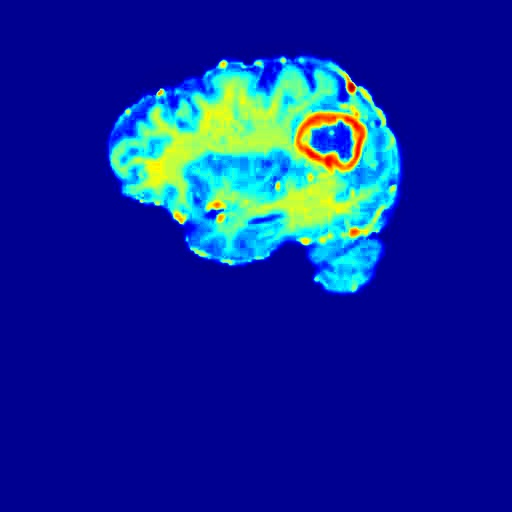
#> input picture submissions-team/vijai-m/vijai-m/data/brain-tumor/train/images/00097_106.jpg, 512 x 512 px; its folder holds only this picture in this run
$ jupyter execute --allow-errors data_exploration.ipynb
#> lines starting #> are read from the running program, lines starting #| are printed output that depends on the picture
[cell 1]
import os
import matplotlib.pyplot as plt
import seaborn as sns
import pandas as pd
import numpy as np
from PIL import Image
from collections import Counter

[cell 2]
# Define dataset paths
image_dir = "../data/brain-tumor/train/images"
label_dir = "../data/brain-tumor/train/labels"

# Get image and label filenames
image_files = sorted(os.listdir(image_dir))
#> (the rest of this cell did not finish here and is left out)

[cell 3]
# Function to extract class labels
def extract_labels(label_dir):
    labels = []

    for label_file in sorted(os.listdir(label_dir)):
        label_path = os.path.join(label_dir, label_file)

        with open(label_path, "r") as f:
            first_line = f.readline().strip()  # Read the first line
            class_label = int(first_line.split()[0])  # Extract the first byte (0 or 1)
            labels.append(class_label)

    return labels

# Extract labels from dataset
#> (the rest of this cell did not finish here and is left out)

#> (a cell that did not finish here is left out)

[cell 5]
import random
from PIL import Image

# Function to display random samples with labels
def plot_sample_images(image_dir, label_dir, num_samples=6):
    fig, axes = plt.subplots(2, 3, figsize=(12, 8))  # 2 rows, 3 columns
    axes = axes.flatten()

    sample_indices = random.sample(range(len(image_files)), num_samples)

    for i, idx in enumerate(sample_indices):
        img_path = os.path.join(image_dir, image_files[idx])
        label_path = os.path.join(label_dir, label_files[idx])

        # Open image
        img = Image.open(img_path)

        # Extract label
        with open(label_path, "r") as f:
            label = int(f.readline().strip().split()[0])

        # Plot
        axes[i].imshow(img)
        axes[i].set_title(f"Label: {'Positive' if label == 1 else 'Negative'}")
        axes[i].axis("off")

    plt.tight_layout()
    plt.show()

# Run function
#> (the rest of this cell did not finish here and is left out)

[cell 6]
import os
from collections import Counter


# Path to training labels
train_label_dir = "../data/brain-tumor/train/labels"  # Update this path

# Function to count positive and negative labels
def count_labels(label_dir):
    label_counts = Counter()

    for label_file in os.listdir(label_dir):
        label_path = os.path.join(label_dir, label_file)

        with open(label_path, "r") as f:
            first_line = f.readline().strip()  # Read the first line
            class_label = int(first_line.split()[0])  # Extract the first byte (0 or 1)
            label_counts[class_label] += 1  # Update counter

    return label_counts

# Count labels in the training set
#> (the rest of this cell did not finish here and is left out)

[cell 7]
import os

# Path to validation annotation files
val_labels_path = "../data/brain-tumor/valid/labels"

# Count classes
negative_count = 0
positive_count = 0

# Iterate through all annotation files
#> (the rest of this cell did not finish here and is left out)

[cell 8]
import matplotlib.pyplot as plt
import cv2
import random

# Paths to validation images and labels
val_images_path = "../data/brain-tumor/valid/images"
val_labels_path = "../data/brain-tumor/valid/labels"

# Function to load images of a given class
def load_sample_images(class_label, num_samples=5):
    sample_images = []

    for label_file in os.listdir(val_labels_path):
        with open(os.path.join(val_labels_path, label_file), 'r') as file:
            first_line = file.readline().strip()
            label = int(first_line.split()[0])
            if label == class_label:
                image_filename = label_file.replace(".txt", ".jpg")  # Assuming images are .jpg
                image_path = os.path.join(val_images_path, image_filename)
                if os.path.exists(image_path):
                    sample_images.append(image_path)

    return random.sample(sample_images, min(len(sample_images), num_samples))

# Load images
#> (the rest of this cell did not finish here and is left out)

[cell 9]
import tensorflow as tf

[cell 10]
tf.__version__

[cell 11]
import os
import cv2
import matplotlib.pyplot as plt

# Define dataset paths
image_dir = "../data/brain-tumor/train/images"
label_dir = "../data/brain-tumor/train/labels"

# Function to convert YOLO format to pixel values
# [13 lines left out: function yolo_to_bbox, not called in this run]

# Get a few sample images
sample_images = os.listdir(image_dir)[:5]

for img_file in sample_images:
    # Load image
    img_path = os.path.join(image_dir, img_file)
    image = cv2.imread(img_path)
#> image is the input picture: shape (512, 512, 3); mean B, G, R 151.7, 37.2, 13.5
    image = cv2.cvtColor(image, cv2.COLOR_BGR2RGB)
    img_height, img_width, _ = image.shape
#> img_height = 512; img_width = 512

    # Load corresponding label
    label_file = img_file.replace(".jpg", ".txt")  # Assuming images are .jpg
    label_path = os.path.join(label_dir, label_file)

    if os.path.exists(label_path):
        with open(label_path, "r") as f:
            for line in f.readlines():
                class_id, x1, y1, x2, y2 = yolo_to_bbox(line, img_width, img_height)
                # Draw bounding box
                cv2.rectangle(image, (x1, y1), (x2, y2), (255, 0, 0), 2)

    # Display the image
    plt.figure(figsize=(6, 6))
    plt.imshow(image)
    plt.title(f"Sample: {img_file}")
    plt.axis("off")
    plt.show()

[cell 12]
import os
import cv2
import matplotlib.pyplot as plt

# Define paths
image_dir = "../data/brain-tumor/valid/images"
label_dir = "../data/brain-tumor/valid/labels"

# Get all image files
image_files = [f for f in os.listdir(image_dir) if f.endswith((".jpg", ".png"))]

# Define function to draw bounding boxes
# [39 lines left out: function draw_boxes, not called in this run]

# Display all images with bounding boxes
plt.figure(figsize=(10, 10))
for idx, img_file in enumerate(image_files[23:24]):  # Display up to 9 images
    img_path = os.path.join(image_dir, img_file)
    label_path = os.path.join(label_dir, img_file.replace(".jpg", ".txt"))

    img_with_boxes = draw_boxes(img_path, label_path)

    plt.subplot(3, 3, idx + 1)
    plt.imshow(img_with_boxes)
    plt.axis("off")

plt.tight_layout()
plt.show()

[cell 13]
import os
import cv2
import matplotlib.pyplot as plt

# Define image directory
image_dir = "../data/brain-tumor/train/images"
output_dir = "../data/brain-tumor/train/colorized_images"

# Ensure output directory exists
os.makedirs(output_dir, exist_ok=True)

def enhance_and_colorize(image_path, save_path):
    """Apply CLAHE (Contrast Limited Adaptive Histogram Equalization) and colorize."""
    gray_image = cv2.imread(image_path, cv2.IMREAD_GRAYSCALE)
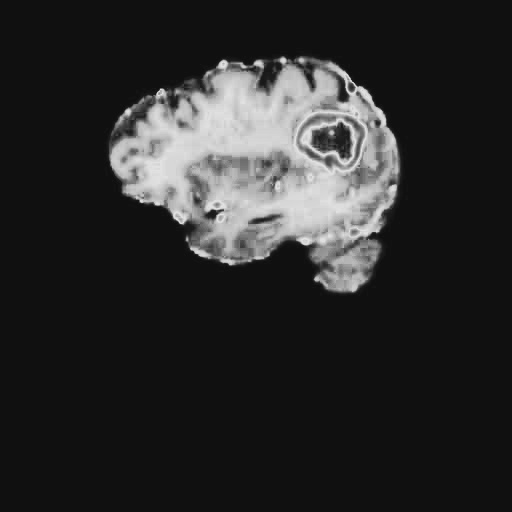
#> gray_image: shape (512, 512); min 12, max 230, mean 42.8

    if gray_image is None:
        print(f"Skipping {image_path}, unable to load image.")
        return

    # Apply CLAHE
    clahe = cv2.createCLAHE(clipLimit=3.0, tileGridSize=(8, 8))
    enhanced_img = clahe.apply(gray_image)
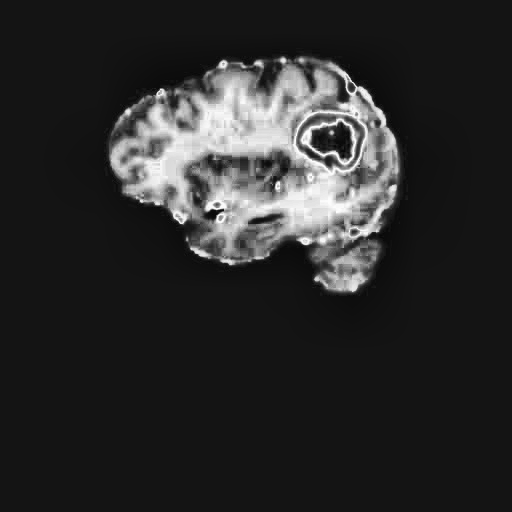
#> enhanced_img: shape (512, 512); min 2, max 254, mean 43

    # Convert to color
    color_image = cv2.applyColorMap(enhanced_img, cv2.COLORMAP_JET)
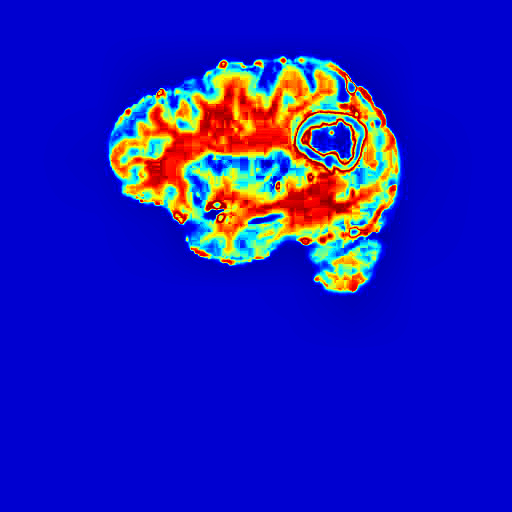
#> color_image: shape (512, 512, 3); mean B, G, R 185.9, 26.1, 27.8

    # Save output image
    cv2.imwrite(save_path, color_image)

    return color_image

# Process all images in directory
for image_file in os.listdir(image_dir):
    if image_file.endswith((".jpg", ".png")):
        image_path = os.path.join(image_dir, image_file)
        save_path = os.path.join(output_dir, image_file)

        enhance_and_colorize(image_path, save_path)

print("Colorized images saved to:", output_dir)

[cell 14]
import os
import cv2

# Paths
image_dir = "../data/brain-tumor/train/colorized_images"
label_dir = "../data/brain-tumor/train/labels"
output_crop_dir = "../data/brain-tumor/train/cropimages"

# Create output directory if not exists
os.makedirs(output_crop_dir, exist_ok=True)

# Process all label files
#> (the rest of this cell did not finish here and is left out)

[cell 15]
import os
import cv2

# Paths
image_dir = "../data/brain-tumor/valid/colorized_images"
label_dir = "../data/brain-tumor/valid/labels"
output_crop_dir = "../data/brain-tumor/valid/cropimages"

# Create output directory if not exists
os.makedirs(output_crop_dir, exist_ok=True)

# Process all label files
#> (the rest of this cell did not finish here and is left out)

[cell 16]
import os
import cv2
import numpy as np

# Input and output directories
image_dir = "../data/brain-tumor/valid/colorized_images"
output_crop_dir = "../data/brain-tumor/valid/cropmainimages"

# Create output directory if it doesn't exist
os.makedirs(output_crop_dir, exist_ok=True)

# Define HSV range for blue (background) detection
lower_blue = np.array([100, 100, 0])
upper_blue = np.array([140, 255, 255])

# Process each image
#> (the rest of this cell did not finish here and is left out)

[cell 17]
from pathlib import Path

dataset_path = Path("../data/brain-tumor/train/colorized_images").resolve()
print(dataset_path.exists(), dataset_path)

[cell 18]
from PIL import Image
from ultralytics import YOLO
import numpy as np

img = Image.open("/Users/vimu/Documents/Data Science/SDS/Github/Brain-tumorCNN/vijai-m/data/brain-tumor/valid/images/val_1 (212).jpg").convert("RGB")
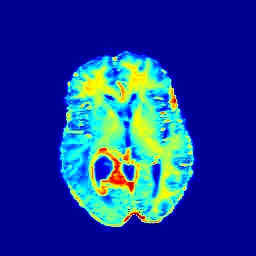
#> input picture submissions-team/vijai-m/vijai-m/data/brain-tumor/valid/images/val_1 (212).jpg, 256 x 256 px, found by its file name
#> img is the input picture: PIL image 256x256 RGB; mean R, G, B 24.9, 58.5, 152.2
#> (the rest of this cell did not finish here and is left out)
